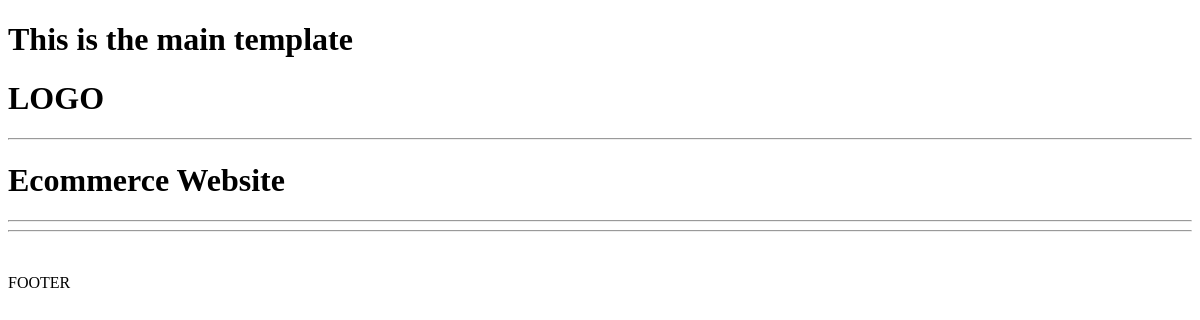
Page /project-obj/b2acdaff98be4265b5016ac825d19a87 on the earlier database version.
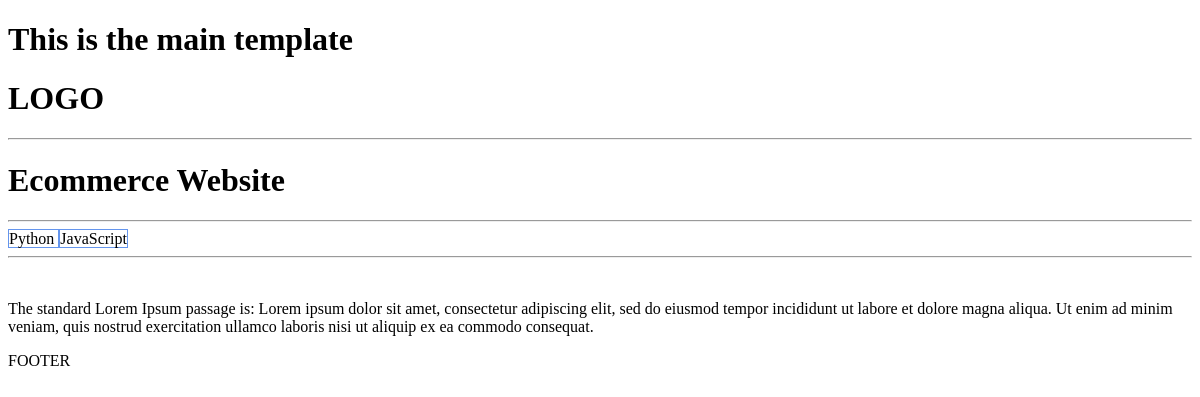
Same page on the later database version.
### projects/models.py (models this page shows, shortened)
class project(models.Model):
    title = models.CharField(max_length= 200 )
    description = models.TextField(null= True , blank= True)
    demo_link = models.CharField(max_length= 2000, null= True , blank= True)
    source_link = models.CharField(max_length= 2000, null= True , blank= True)
    tag = models.ManyToManyField('tag', blank=True)
    vote_total = models.IntegerField( default= 0 , blank= True, null= True)
    vote_ratio = models.IntegerField( default= 0 ,blank= True, null= True )
    created = models.DateField(auto_now_add=True)
    id = models.UUIDField(default=uuid.uuid4, unique=True, primary_key= True, editable= False)

class tag(models.Model):
    name = models.CharField(max_length= 200 )
    created = models.DateField(auto_now_add=True)
    id = models.UUIDField(default=uuid.uuid4, unique=True, primary_key= True, editable= False)
    def __str__(self):
        return self.name

### projects/views.py (the view)
# urls.py: path('project-obj/<str:pk>', views.Project , name="project"),
def Project (request, pk):
    projectObj = project.objects.get(id=pk)
    return render(request,'projects/single-project.html', {'project': projectObj})

### projects/template/projects/single-project.html
{% extends 'main.html' %}
{% block content %}
<h1> {{project.title}} </h1>
<hr>
{% for tags in project.tag.all  %}
<span style = 'border:1px solid cornflowerblue'> {{tags}} </span>
{% endfor %}
<hr>
<br>
<p> {{project.description}} </p>
{% endblock content %}

### template/main.html (shortened to what this page needs)
<!DOCTYPE html>
<html lang="en">
<head>
</head>
<body>
    <h1> This is the main template </h1>
    {% include 'navbar.html' %}
    {% block content %}
    {% endblock content %}
    <p> FOOTER </p>
</body>
</html>

### template/navbar.html
<h1> LOGO </h1>
<hr>

Differences in the rows shown:
changed project "Ecommerce Website": description (not shown) → "The standard Lorem Ipsum passage is: Lorem ipsum dolor sit amet, consectetur adipiscing elit, sed do eiusmod tempor incididunt ut labore et dolore magna aliqua. Ut enim ad minim veniam, quis nostrud exercitation ullamco laboris nisi ut aliquip ex ea commodo consequat."
now on this page (row unchanged): tag: name "Python"
now on this page (row unchanged): tag: name "JavaScript"
